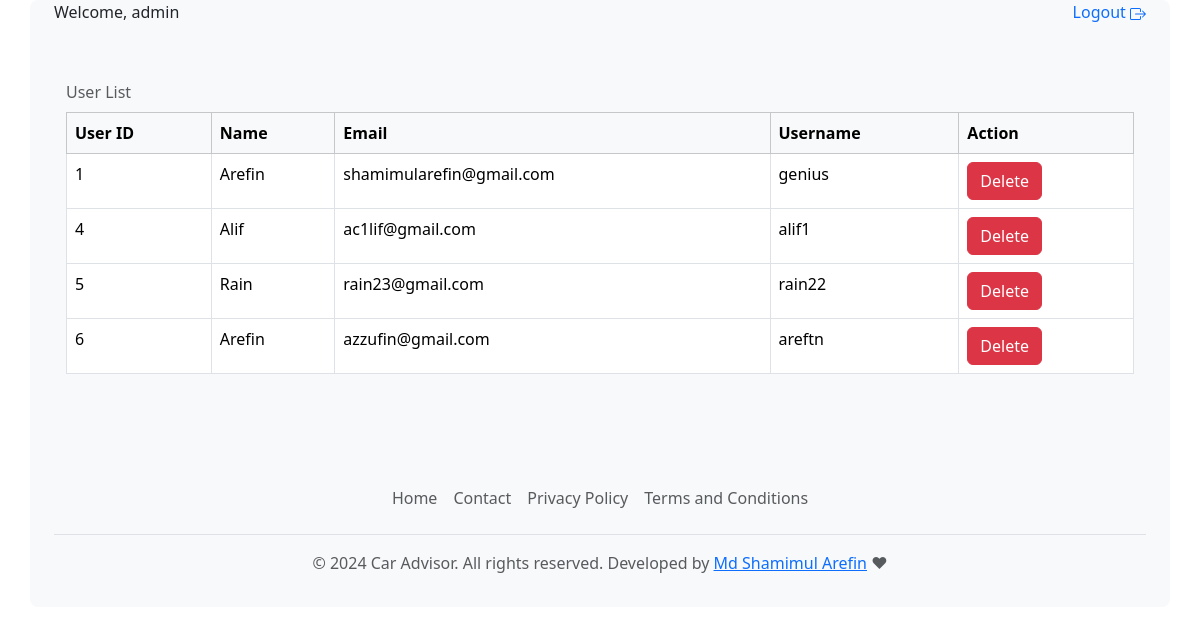
/dashboard (signed in), run on the app's committed database.
### tables this page shows
CREATE TABLE users (
                 userid INTEGER PRIMARY KEY AUTOINCREMENT,
                 email TEXT UNIQUE NOT NULL,
                 name TEXT NOT NULL,
                 username TEXT UNIQUE NOT NULL,
                 password TEXT NOT NULL, is_admin INTEGER NOT NULL DEFAULT 0);

### CarAdvisor/app/routes.py (the view)
    @main_bp.route('/dashboard')
    @login_required
    @admin_required
    def admin_dashboard():
        users = get_user_list()
        return render_template('admin_dashboard.html', users = users)

### CarAdvisor/app/templates/admin_dashboard.html (shortened to what this page needs)
<!DOCTYPE html>
<html lang="en">
<head>
    <link href="https://cdn.jsdelivr.net/npm/bootstrap@5.3.3/dist/css/bootstrap.min.css" rel="stylesheet">
</head>
<body>
    <div class="container bg-body-tertiary rounded-3">
      {% if current_user.is_authenticated %}
      <div class="container d-flex flex-wrap">
        <ul class="nav me-auto">
          <li class="nav-item">Welcome, {{ current_user.username }}</li>
        </ul>
        <ul class="nav">
          <li class="nav-item">
            <a href="logout" style="text-decoration: none;"> Logout
            </a>
          </li>
        </ul>
      </div>
      {% endif %}
        <div class="container col-xxl-8 px-4 py-5">
            <table class="table table-hover table-bordered caption-top">
                <caption>User List</caption>
                <thead class="table-light">
                    <tr>
                        <th class="col">User ID</th>
                        <th class="col">Name</th>
                        <th class="col">Email</th>
                        <th class="col">Username</th>
                        <th class="col">Action</th>
                    </tr>
                </thead>
                <tbody>
                    {% for user in users %}
                    {% if not user.is_admin %}
                    <tr>
                        <td>{{ user.userid }}</td>
                        <td>{{ user.name }}</td>
                        <td>{{ user.email }}</td>
                        <td>{{ user.username }}</td>
                        <td>
                            <form action="{{ url_for('main.delete_user', user_id=user.userid) }}" method="post">
                                <button class="btn btn-danger" type="submit">Delete</button>
                            </form>
                        </td>
                    </tr>
                    {% endif %}
                    {% endfor %}
                </tbody>
            </table>
        </div>
        <div class="container">
            <footer class="py-3 my-4">
              <ul class="nav justify-content-center border-bottom pb-3 mb-3">
                <li class="nav-item"><a href="/" class="nav-link px-2 text-body-secondary">Home</a></li>
                <li class="nav-item"><a href="mailto:arefins106@gmail.com" class="nav-link px-2 text-body-secondary">Contact</a></li>
                <li class="nav-item"><a href="/privacy-policy" class="nav-link px-2 text-body-secondary">Privacy Policy</a></li>
                <li class="nav-item"><a href="/terms-and-conditions" class="nav-link px-2 text-body-secondary">Terms and Conditions</a></li>
              </ul>
              <p class="text-center text-body-secondary">&copy; 2024 Car Advisor. All rights reserved. Developed by <a href="https://github.com/ShamimulArefin" target="_blank">Md Shamimul Arefin</a> &#10084;</p>
            </footer>
        </div>
    </div>
</body>
</html>

### data on the page
users: username "admin"
users: userid "1", name "Arefin", email "shamimularefin@gmail.com", username "genius"
users: userid "4", name "Alif", email "ac1lif@gmail.com", username "alif1"
users: userid "5", name "Rain", email "rain23@gmail.com", username "rain22"
users: userid "6", name "Arefin", email "azzufin@gmail.com", username "areftn"
